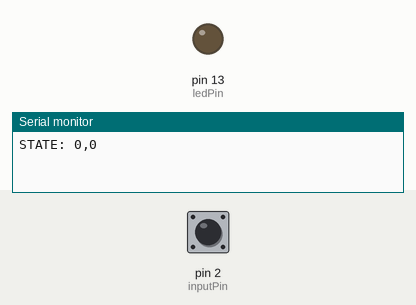
Simulated run of this sketch. Board: Arduino Uno, built with avr-gcc and run on an emulated ATmega328P. On the bench: output pins drawn as LEDs (lit = HIGH), the last lines printed to the serial monitor. Inputs (shaded band) come from the test bench; at power-on: pin 2 (inputPin) HIGH.

Above: at 1.2 s.
1.3 s: pin 2 (inputPin) pulled LOW for 0.15 s
At 1.39 s:
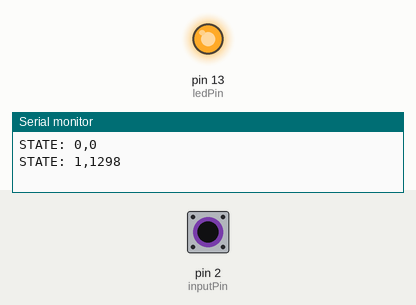
2.9 s: pin 2 (inputPin) pulled LOW for 3.2 s
At 6.5 s:
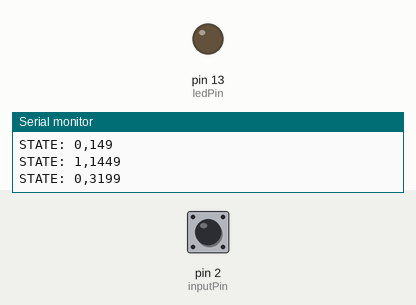
Timing chart, 0 to 8.0 s (numbered marks = the images above; inputs shaded):
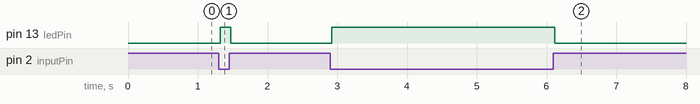

Measured:
- after the input at 1.3 s, pin 13 (ledPin): LOW → HIGH at once, → LOW 0.15 s later
- after the input at 2.9 s, pin 13 (ledPin): LOW → HIGH at once, → LOW 3.2 s later

The sketch:

switched_duration.ino
```cpp
// switched_duration.ino
// deterime how long a switch has been pressed

const int ledPin              = 13;
const int inputPin            = 2;
const int debounceTime        = 20;

static unsigned long startTime  = 0;
static unsigned long lastTime   = 0;
static boolean state            = 0;
static boolean lastState        = 0;

int count = 0;

void setup() {
  pinMode(inputPin, INPUT);
  digitalWrite(inputPin, HIGH);
  pinMode(ledPin, OUTPUT);
  Serial.begin(9600);
}

long switchedTime() {
  long currentTime = millis();
  if (digitalRead(inputPin) != state) {
    state = !state;
    startTime = currentTime;
  }
  return currentTime - startTime;
}

void loop() {
  int duration = switchedTime();
  if (duration > debounceTime) {
    if (state == LOW) {
      digitalWrite(ledPin, HIGH);
    } else {
      digitalWrite(ledPin, LOW);
    }
  }
  if (duration == 0) {
    Serial.print("STATE: "); Serial.print(lastState); Serial.print(","); Serial.println(lastTime);
  }
  lastTime = duration;
  lastState = state;
  delay(1);
}
```
